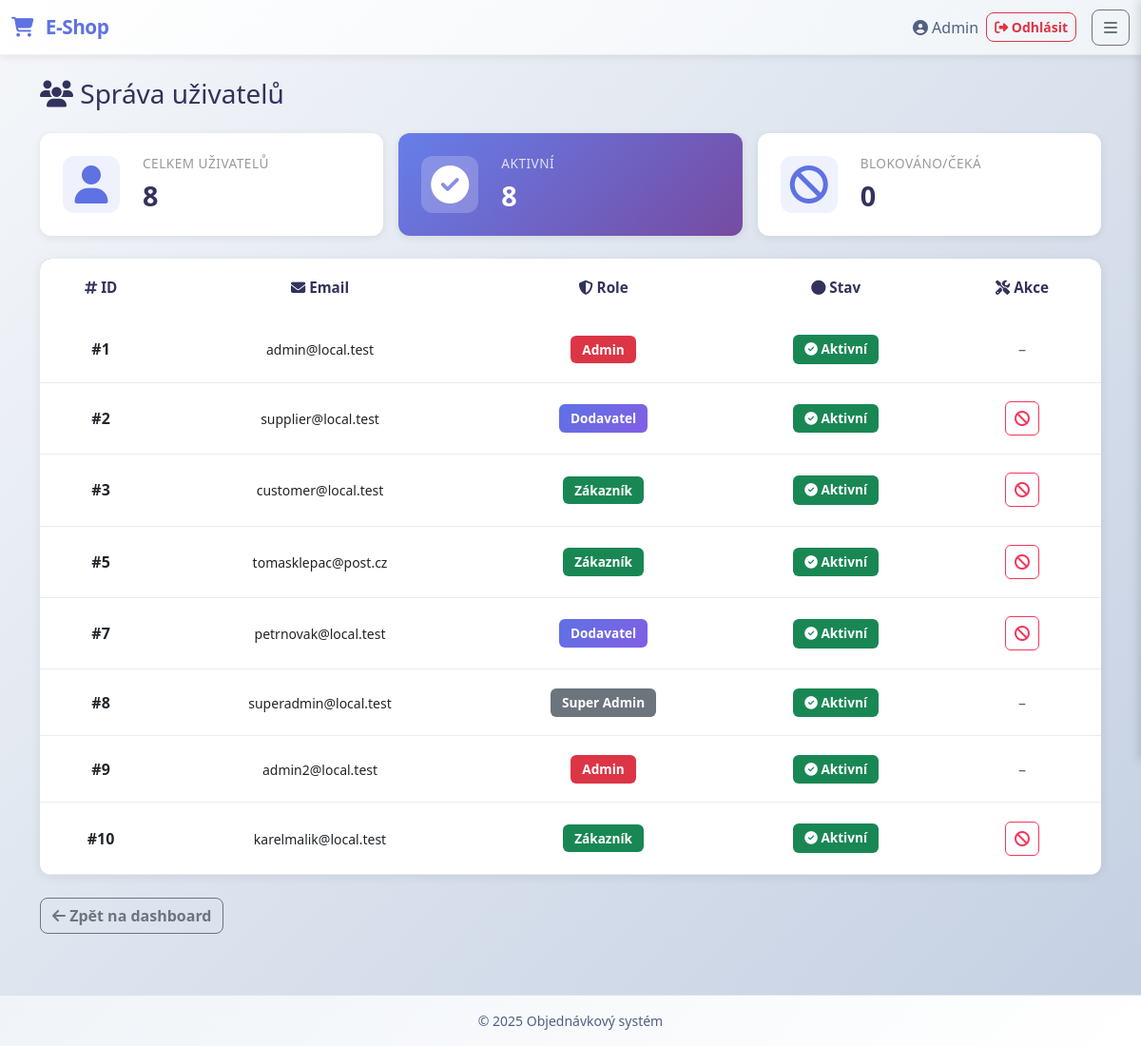
The app's page /public/index.php?action=users (signed in) with its own data.
### tables this page shows
CREATE TABLE `users` (
  `id` int(11) NOT NULL,
  `email` varchar(255) NOT NULL,
  `password_hash` varchar(255) NOT NULL,
  `name` varchar(120) NOT NULL,
  `is_active` tinyint(1) NOT NULL DEFAULT 1,
  `is_approved` tinyint(1) NOT NULL DEFAULT 1,
  `created_at` timestamp NOT NULL DEFAULT current_timestamp()
);

### app/Models/UserModel.php (called while the page is built, shortened)
<?php
class UserModel {
    public static function getAllUsers(): array {
        $db = Database::getInstance();
        $stmt = $db->query("
            SELECT u.id, u.email, u.name, u.is_active, GROUP_CONCAT(r.code) as roles
            FROM users u
            LEFT JOIN user_role ur ON u.id = ur.user_id
            LEFT JOIN roles r ON ur.role_id = r.id
            GROUP BY u.id
        ");
        return $stmt->fetchAll(\PDO::FETCH_ASSOC);
    }
}

### app/Controllers/UserController.php (called while the page is built, shortened)
<?php
class UserController {
    public function getAllUsers(): array {
        return UserModel::getAllUsers();
    }
}

### app/Views/users_view.php (the view, shortened to what this page needs)
<?php require __DIR__ . '/partials/header.php'; ?>
<h1 class="h3 mb-4"><i class="fas fa-users"></i> Správa uživatelů</h1>
<?php if (!empty($users)): ?>
    <div class="row mb-4 g-3">
        <div class="col-md-4">
            <div class="summary-card">
                <div class="summary-icon"><i class="fas fa-user"></i></div>
                <div class="summary-content">
                    <h6>Celkem uživatelů</h6>
                    <h3><?= count($users) ?></h3>
                </div>
            </div>
        </div>
        <div class="col-md-4">
            <div class="summary-card highlight">
                <div class="summary-icon"><i class="fas fa-check-circle"></i></div>
                <div class="summary-content">
                    <h6>Aktivní</h6>
                    <h3><?= count(array_filter($users, fn($u) => $u['is_active'])) ?></h3>
                </div>
            </div>
        </div>
        <div class="col-md-4">
            <div class="summary-card">
                <div class="summary-icon"><i class="fas fa-ban"></i></div>
                <div class="summary-content">
                    <h6>Blokováno/Čeká</h6>
                    <h3><?= count(array_filter($users, fn($u) => !$u['is_active'])) ?></h3>
                </div>
            </div>
        </div>
    </div>
    <div class="table-responsive cart-table-wrapper mb-4">
        <table class="table cart-table align-middle">
            <thead>
            <tr>
                <th class="text-center"><i class="fas fa-hashtag"></i> ID</th>
                <th class="text-center"><i class="fas fa-envelope"></i> Email</th>
                <th class="text-center"><i class="fas fa-shield-alt"></i> Role</th>
                <th class="text-center"><i class="fas fa-circle"></i> Stav</th>
                <th class="text-center"><i class="fas fa-tools"></i> Akce</th>
            </tr>
            </thead>
            <tbody>
            <?php foreach ($users as $user): ?>
                <tr class="cart-item-row">
                    <td class="text-center fw-600">#<?= htmlspecialchars($user['id']) ?></td>
                    <td class="text-center">
                        <small><?= htmlspecialchars($user['email']) ?></small>
                    </td>
                    <td class="text-center">
                        <?php
                        $roles = explode(',', $user['roles']);
                        foreach ($roles as $role) {
                            $role = trim($role);
                            $roleConfig = [
                                'admin' => ['badge bg-danger', 'Admin'],
                                'supplier' => ['badge bg-primary', 'Dodavatel'],
                                'dodavatel' => ['badge bg-primary', 'Dodavatel'],
                                'customer' => ['badge bg-success', 'Zákazník'],
                                'zakaznik' => ['badge bg-success', 'Zákazník'],
                                'super_admin' => ['badge bg-secondary', 'Super Admin'],
                            ];
                            $config = $roleConfig[strtolower($role)] ?? ['badge bg-secondary', $role];
                            echo '<span class="' . $config[0] . '">' . $config[1] . '</span> ';
                        }
                        ?>
                    </td>
                    <td class="text-center">
                        <?php if ($user['is_active']): ?>
                            <span class="badge bg-success">
                                <i class="fas fa-check-circle"></i> Aktivní
                            </span>
                        <?php else: ?>
                            <span class="badge bg-warning text-dark">
                                <i class="fas fa-clock"></i> Čeká/Blokován
                            </span>
                        <?php endif; ?>
                    </td>
                    <td class="text-center">
                        <div style="display: flex; justify-content: center; align-items: center;">
                            <?php if (strpos($user['roles'], 'admin') !== false): ?>
                                <span class="text-muted" title="Admina nelze blokovat">–</span>
                            <?php else: ?>
                                <?php if ($user['is_active']): ?>
                                    <form method="post" action="index.php?action=block_user&id=<?= (int)$user['id'] ?>" style="display:inline;">
                                        <button type="submit" class="btn btn-remove" title="Blokovat uživatele">
                                            <i class="fas fa-ban"></i>
                                        </button>
                                    </form>
                                <?php endif; ?>
                            <?php endif; ?>
                        </div>
                    </td>
                </tr>
            <?php endforeach; ?>
            </tbody>
        </table>
    </div>
    <div class="mb-3">
        <a href="index.php" class="btn btn-outline-secondary">
            <i class="fas fa-arrow-left"></i> Zpět na dashboard
        </a>
    </div>
<?php endif; ?>
<?php require __DIR__ . '/partials/footer.php'; ?>

### public/css/app.css (style rules this page uses)
body { font-family: 'Segoe UI', -apple-system, BlinkMacSystemFont, 'Roboto', 'Oxygen', sans-serif; background: linear-gradient(135deg, #f5f7fa 0%, #c3cfe2 100%); color: var(--dark-gray); display: flex; flex-direction: column; min-height: 100vh; }
.btn { font-weight: 600; border-radius: 0.5rem; transition: all 0.3s ease; }
.table-responsive { overflow-x: auto; -webkit-overflow-scrolling: touch; border-radius: 0.5rem; }
.table { margin-bottom: 0; }
.table thead { background-color: var(--light-gray); }
.table th { font-weight: 600; color: var(--dark-gray); border-color: var(--border-gray); }
.badge { padding: 0.5rem 0.75rem; font-weight: 600; font-size: 0.85rem; }
.badge.bg-primary { background: linear-gradient(135deg, var(--primary-color) 0%, var(--secondary-color) 100%) !important; }
.text-muted { color: var(--text-gray) !important; }
.table { background: #ffffff; border-radius: 10px; overflow: hidden; box-shadow: 0 2px 10px rgba(0, 0, 0, 0.08); min-width: 1100px; width: 100%; }
.table thead { background: linear-gradient(135deg, #667eea 0%, #764ba2 100%); color: white; font-weight: 600; }
.table tbody tr { border-bottom: 1px solid var(--border-gray); transition: background 0.2s ease; }
.table-responsive { border-radius: 10px; overflow: hidden; }
.summary-card { background: white; border-radius: 12px; padding: 1.5rem; box-shadow: 0 2px 8px rgba(0, 0, 0, 0.08); display: flex; align-items: center; gap: 1.5rem; transition: all 0.3s ease; }
.summary-card.highlight { background: linear-gradient(135deg, #667eea 0%, #764ba2 100%); color: white; }
.summary-icon { font-size: 2.5rem; color: var(--primary-color); width: 60px; height: 60px; display: flex; align-items: center; justify-content: center; background: rgba(102, 126, 234, 0.1); border-radius: 12px; }
.summary-card.highlight .summary-icon { background: rgba(255, 255, 255, 0.2); color: white; }
.summary-content h6 { color: #999; font-size: 0.85rem; text-transform: uppercase; letter-spacing: 0.5px; margin-bottom: 0.5rem; }
.summary-card.highlight .summary-content h6 { color: rgba(255, 255, 255, 0.8); }
.summary-content h3 { margin: 0; font-weight: 700; color: var(--dark-gray); font-size: 1.8rem; }
.summary-card.highlight .summary-content h3 { color: white; }
.cart-table-wrapper { border-radius: 12px; overflow: hidden; box-shadow: 0 2px 12px rgba(0, 0, 0, 0.08); overflow-x: auto; -webkit-overflow-scrolling: touch; }
.cart-table { background: white; margin-bottom: 0; min-width: 1100px; width: 100%; }
.cart-table thead { background: linear-gradient(135deg, #667eea 0%, #764ba2 100%); color: white; font-weight: 600; }
.cart-table thead th { border: none; padding: 1.2rem; font-size: 0.95rem; }
.cart-table tbody tr { border-bottom: 1px solid #e9ecef; transition: background 0.2s ease; }
.cart-item-row td { padding: 1.2rem; vertical-align: middle; }
.fw-600 { font-weight: 600; }
.btn-remove { width: 36px; height: 36px; padding: 0; display: flex; align-items: center; justify-content: center; border-radius: 6px; border: 1px solid #f5365c; background: white; color: #f5365c; transition: all 0.2s ease; }

### records on screen
users: id "1", email "admin@local.test", config "Admin", is_active 1 (drawn)
users: id "2", email "supplier@local.test", config "Dodavatel", is_active 1 (drawn)
users: id "3", email "customer@local.test", config "Zákazník", is_active 1 (drawn)
users: id "5", email "tomasklepac@post.cz", config "Zákazník", is_active 1 (drawn)
users: id "7", email "petrnovak@local.test", config "Dodavatel", is_active 1 (drawn)
users: id "8", email "superadmin@local.test", config "Super Admin", is_active 1 (drawn)
users: id "9", email "admin2@local.test", config "Admin", is_active 1 (drawn)
users: id "10", email "karelmalik@local.test", config "Zákazník", is_active 1 (drawn)

### other values on screen
$_SESSION['user_name'] "Admin"
count($users) "8"
count(array_filter($users, fn($u) => $u['is_active'])) "8"
count(array_filter($users, fn($u) => !$u['is_active'])) "0"
